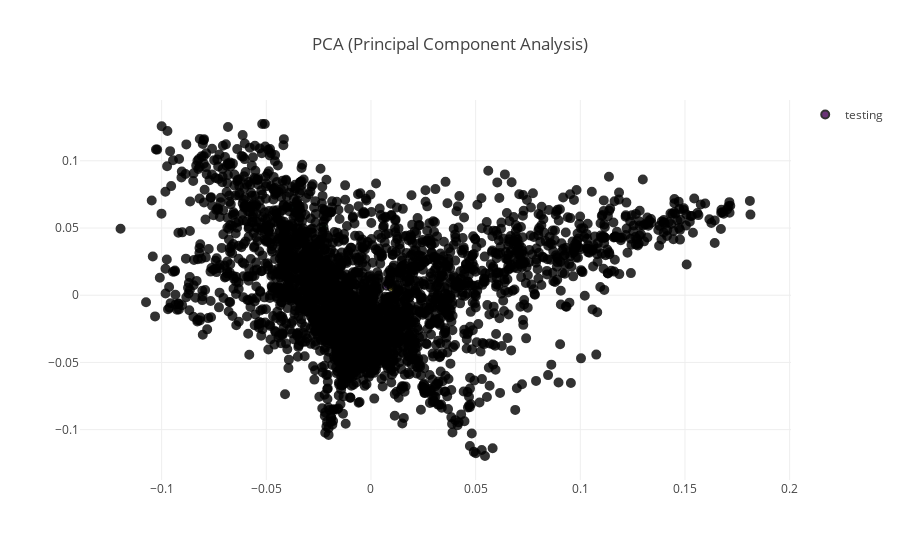

Notebook source saved alongside this figure:
### Code cell
trace0 = go.Scatter(
    x = PCAxy.T[0],
    y = PCAxy.T[1],
    name = "testing",
    #hoveron = "testing",
    mode = 'markers',
    text = topic_array,
    showlegend = True,
    marker = dict(
        size = 8,
        cmax=14,
        cmin=0,
        color = [0, 1, 2, 3, 4, 5, 6, 7, 8, 9, 10, 11, 12, 13, 14],
        colorscale ='Viridis',
        showscale = False,
        line = dict(
           width = 2,
            color = 'rgb(0, 0, 0)'
        ),
        opacity = 0.8
    )
)
data = [trace0]

layout = dict(title = 'PCA (Principal Component Analysis)',
              hovermode= 'closest',
              yaxis = dict(zeroline = False),
              xaxis = dict(zeroline = False),
              showlegend= True
             )

fig = dict(data=data, layout=layout)
py.iplot(fig, filename='styled-scatter')

### Figure 1 — Plotly figure (JSON) as saved in the notebook; plotly's stock layout.template omitted (floating-point values rounded to 4 significant figures; data arrays with more than 128 entries replaced by an {"elided": "..."} marker saying what was removed)
{"data": [{"marker": {"cmax": 14, "cmin": 0, "color": [0, 1, 2, 3, 4, 5, 6, 7, 8, 9, 10, 11, 12, 13, 14], "colorscale": "Viridis", "line": {"color": "rgb(0, 0, 0)", "width": 2}, "opacity": 0.8, "showscale": false, "size": 8}, "mode": "markers", "name": "testing", "showlegend": true, "text": {"elided": "3524 str values"}, "type": "scatter", "uid": "07cff5ec-a9fd-11e8-983c-14109fe649a3", "x": {"elided": "3524 float values"}, "y": {"elided": "3524 float values"}}], "layout": {"hovermode": "closest", "showlegend": true, "title": "PCA (Principal Component Analysis)", "xaxis": {"zeroline": false}, "yaxis": {"zeroline": false}}}
